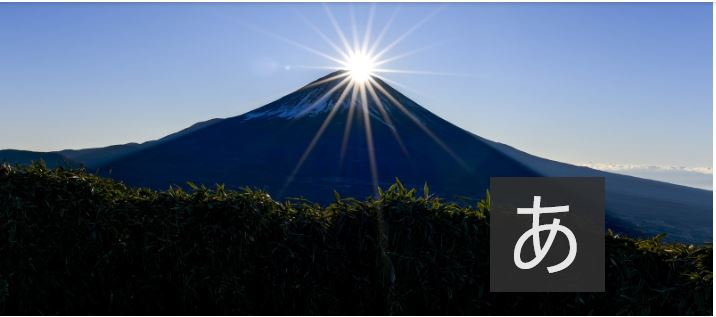
#> input picture 23. pip(external_package)/03. pillow/image.JPG, 716 x 317 px, found by its file name
$ python imageProcessing4.py
#> lines starting #> are read from the running program, lines starting #| are printed output that depends on the picture
## Gives an effect to the image.

from PIL import Image, ImageOps

#! Exception processing is performed assuming
#! that the image file cannot be opened.

try:
    img1 = Image.open("image.jpg", "r")
#> img1 is the input picture: PIL image 716x317 RGB; mean R, G, B 77.1, 91.6, 112.5
    img2 = ImageOps.posterize(img1, 1)
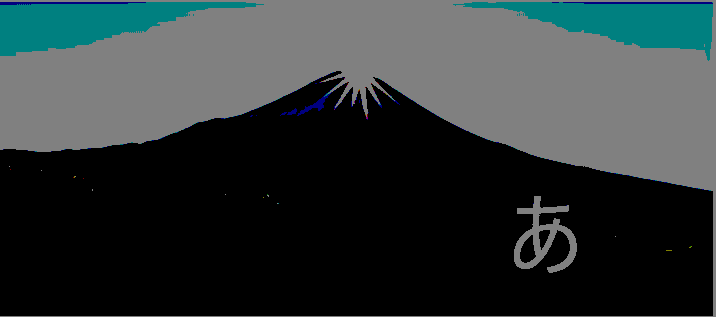
#> img2: PIL image 716x317 RGB; mean R, G, B 48.2, 56.3, 56.9
    img3 = ImageOps.equalize(img1)
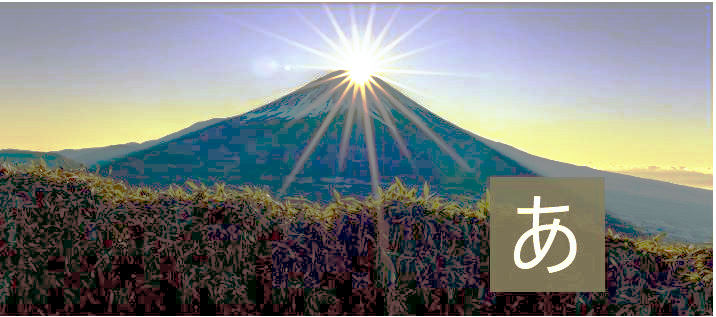
#> img3: PIL image 716x317 RGB; mean R, G, B 123.1, 127.5, 126.9
    img4 = ImageOps.invert(img1)
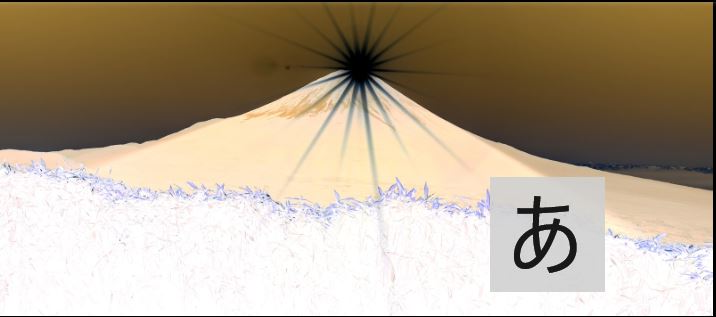
#> img4: PIL image 716x317 RGB; mean R, G, B 177.9, 163.4, 142.5

    img2.save("image_savedPoster.jpg", "JPEG")
    img3.save("image_savedEqual.jpg", "JPEG")
    img4.save("image_savedInvert.jpg", "JPEG")
    print("saved...")
except IOError as error:
    print(error)
